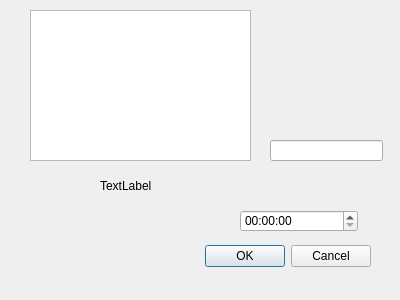
<?xml version="1.0" encoding="UTF-8"?>
<ui version="4.0">
 <class>Dialog</class>
 <widget class="QDialog" name="Dialog">
  <property name="geometry">
   <rect>
    <x>0</x>
    <y>0</y>
    <width>400</width>
    <height>300</height>
   </rect>
  </property>
  <property name="windowTitle">
   <string>Dialog</string>
  </property>
  <widget class="QDialogButtonBox" name="buttonBox">
   <property name="geometry">
    <rect>
     <x>30</x>
     <y>240</y>
     <width>341</width>
     <height>32</height>
    </rect>
   </property>
   <property name="orientation">
    <enum>Qt::Horizontal</enum>
   </property>
   <property name="standardButtons">
    <set>QDialogButtonBox::Cancel|QDialogButtonBox::Ok</set>
   </property>
  </widget>
  <widget class="QLabel" name="label">
   <property name="geometry">
    <rect>
     <x>100</x>
     <y>170</y>
     <width>81</width>
     <height>31</height>
    </rect>
   </property>
   <property name="text">
    <string>TextLabel</string>
   </property>
  </widget>
  <widget class="QTextBrowser" name="textBrowser">
   <property name="geometry">
    <rect>
     <x>30</x>
     <y>10</y>
     <width>221</width>
     <height>151</height>
    </rect>
   </property>
  </widget>
  <widget class="QTimeEdit" name="timeEdit">
   <property name="geometry">
    <rect>
     <x>240</x>
     <y>210</y>
     <width>118</width>
     <height>22</height>
    </rect>
   </property>
  </widget>
  <widget class="QLineEdit" name="lineEdit">
   <property name="geometry">
    <rect>
     <x>270</x>
     <y>140</y>
     <width>113</width>
     <height>21</height>
    </rect>
   </property>
  </widget>
 </widget>
 <resources/>
 <connections>
  <connection>
   <sender>buttonBox</sender>
   <signal>accepted()</signal>
   <receiver>Dialog</receiver>
   <slot>accept()</slot>
   <hints>
    <hint type="sourcelabel">
     <x>248</x>
     <y>254</y>
    </hint>
    <hint type="destinationlabel">
     <x>157</x>
     <y>274</y>
    </hint>
   </hints>
  </connection>
  <connection>
   <sender>buttonBox</sender>
   <signal>rejected()</signal>
   <receiver>Dialog</receiver>
   <slot>reject()</slot>
   <hints>
    <hint type="sourcelabel">
     <x>316</x>
     <y>260</y>
    </hint>
    <hint type="destinationlabel">
     <x>286</x>
     <y>274</y>
    </hint>
   </hints>
  </connection>
 </connections>
</ui>
